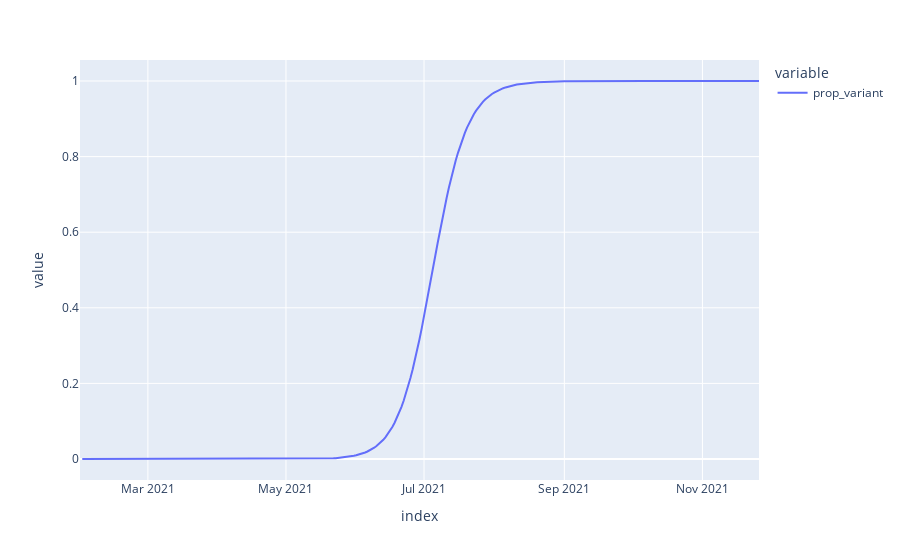

Notebook cell for this chart:
### Code cell
new_strain_strat_model.get_derived_outputs_df()["prop_variant"].plot()

### Figure 1 — Plotly figure (JSON) as saved in the notebook; plotly's stock layout.template omitted (floating-point values rounded to 4 significant figures; data arrays with more than 128 entries replaced by an {"elided": "..."} marker saying what was removed)
{"data": [{"hovertemplate": "variable=prop_variant<br>index=%{x}<br>value=%{y}<extra></extra>", "legendgroup": "prop_variant", "line": {"color": "#636efa", "dash": "solid"}, "marker": {"symbol": "circle"}, "mode": "lines", "name": "prop_variant", "orientation": "v", "showlegend": true, "type": "scatter", "x": {"elided": "301 str values"}, "xaxis": "x", "y": {"elided": "301 float values"}, "yaxis": "y"}], "layout": {"legend": {"title": {"text": "variable"}, "tracegroupgap": 0}, "margin": {"t": 60}, "xaxis": {"anchor": "y", "domain": [0, 1], "title": {"text": "index"}}, "yaxis": {"anchor": "x", "domain": [0, 1], "title": {"text": "value"}}}}
